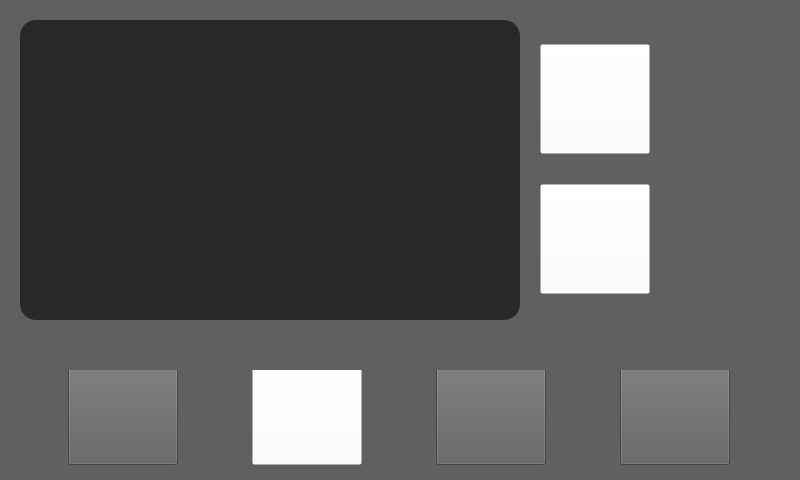
<?xml version="1.0" encoding="UTF-8"?>
<ui version="4.0">
 <class>MusicSettingsWindow</class>
 <widget class="QWidget" name="MusicSettingsWindow">
  <property name="geometry">
   <rect>
    <x>0</x>
    <y>0</y>
    <width>800</width>
    <height>480</height>
   </rect>
  </property>
  <property name="windowTitle">
   <string>Form</string>
  </property>
  <property name="styleSheet">
   <string notr="true">background-color: rgb(96, 96, 96)</string>
  </property>
  <widget class="QWidget" name="horizontalWidget" native="true">
   <property name="enabled">
    <bool>true</bool>
   </property>
   <property name="geometry">
    <rect>
     <x>0</x>
     <y>350</y>
     <width>800</width>
     <height>120</height>
    </rect>
   </property>
   <property name="autoFillBackground">
    <bool>false</bool>
   </property>
   <layout class="QHBoxLayout" name="horizontalLayout">
    <item>
     <widget class="QPushButton" name="button_back">
      <property name="minimumSize">
       <size>
        <width>110</width>
        <height>110</height>
       </size>
      </property>
      <property name="maximumSize">
       <size>
        <width>110</width>
        <height>110</height>
       </size>
      </property>
      <property name="styleSheet">
       <string notr="true">border-image: url(:/elements/buttons/Assets/button_back.png)</string>
      </property>
      <property name="text">
       <string/>
      </property>
     </widget>
    </item>
    <item>
     <widget class="QPushButton" name="dummy">
      <property name="minimumSize">
       <size>
        <width>110</width>
        <height>110</height>
       </size>
      </property>
      <property name="maximumSize">
       <size>
        <width>110</width>
        <height>110</height>
       </size>
      </property>
      <property name="styleSheet">
       <string notr="true">background-color: rgba(255, 255, 255, 0)</string>
      </property>
      <property name="text">
       <string/>
      </property>
     </widget>
    </item>
    <item>
     <widget class="QPushButton" name="button_restore">
      <property name="minimumSize">
       <size>
        <width>110</width>
        <height>110</height>
       </size>
      </property>
      <property name="maximumSize">
       <size>
        <width>110</width>
        <height>110</height>
       </size>
      </property>
      <property name="styleSheet">
       <string notr="true">border-image: url(:/elements/buttons/Assets/button_restore.png)</string>
      </property>
      <property name="text">
       <string/>
      </property>
     </widget>
    </item>
    <item>
     <widget class="QPushButton" name="button_settings">
      <property name="minimumSize">
       <size>
        <width>110</width>
        <height>110</height>
       </size>
      </property>
      <property name="maximumSize">
       <size>
        <width>110</width>
        <height>110</height>
       </size>
      </property>
      <property name="styleSheet">
       <string notr="true">border-image: url(:/elements/buttons/Assets/button_save.png)</string>
      </property>
      <property name="text">
       <string/>
      </property>
     </widget>
    </item>
   </layout>
  </widget>
  <widget class="QWidget" name="bar" native="true">
   <property name="geometry">
    <rect>
     <x>0</x>
     <y>320</y>
     <width>800</width>
     <height>50</height>
    </rect>
   </property>
   <property name="styleSheet">
    <string notr="true">background-image: url(:/elements/bars/Assets/bar_blue.png)</string>
   </property>
  </widget>
  <widget class="QListWidget" name="music_libary">
   <property name="geometry">
    <rect>
     <x>20</x>
     <y>20</y>
     <width>500</width>
     <height>300</height>
    </rect>
   </property>
   <property name="font">
    <font>
     <family>URW Gothic L</family>
     <pointsize>16</pointsize>
     <italic>false</italic>
    </font>
   </property>
   <property name="styleSheet">
    <string notr="true">QListView {
border-radius: 16px;
border:0px;
background-color: rgb(0, 0, 0, 150);
}

QListView::item {
color: rgb(255, 255, 255);
padding: 16px;
background-color: rgb(0, 0, 0, 150);
}

QListView::item:selected {
background-color: rgb(255, 255, 255);
color: rgb(0, 0, 0);
border:0px;
border-radius: 16px;
}


</string>
   </property>
  </widget>
  <widget class="QWidget" name="verticalWidget" native="true">
   <property name="geometry">
    <rect>
     <x>540</x>
     <y>20</y>
     <width>240</width>
     <height>300</height>
    </rect>
   </property>
   <layout class="QVBoxLayout" name="verticalLayout">
    <item>
     <widget class="QPushButton" name="button_add">
      <property name="minimumSize">
       <size>
        <width>110</width>
        <height>110</height>
       </size>
      </property>
      <property name="maximumSize">
       <size>
        <width>110</width>
        <height>110</height>
       </size>
      </property>
      <property name="styleSheet">
       <string notr="true">border-image: url(:/elements/buttons/Assets/button_add_new.png);
background-color: rgb(255, 255, 255,0);</string>
      </property>
      <property name="text">
       <string/>
      </property>
     </widget>
    </item>
    <item>
     <widget class="QPushButton" name="button_delete">
      <property name="minimumSize">
       <size>
        <width>110</width>
        <height>110</height>
       </size>
      </property>
      <property name="maximumSize">
       <size>
        <width>110</width>
        <height>110</height>
       </size>
      </property>
      <property name="styleSheet">
       <string notr="true">border-image: url(:/elements/buttons/Assets/button_exit.png);
background-color: rgba(255, 255, 255, 0);</string>
      </property>
      <property name="text">
       <string/>
      </property>
     </widget>
    </item>
   </layout>
  </widget>
 </widget>
 <resources/>
 <connections/>
</ui>
